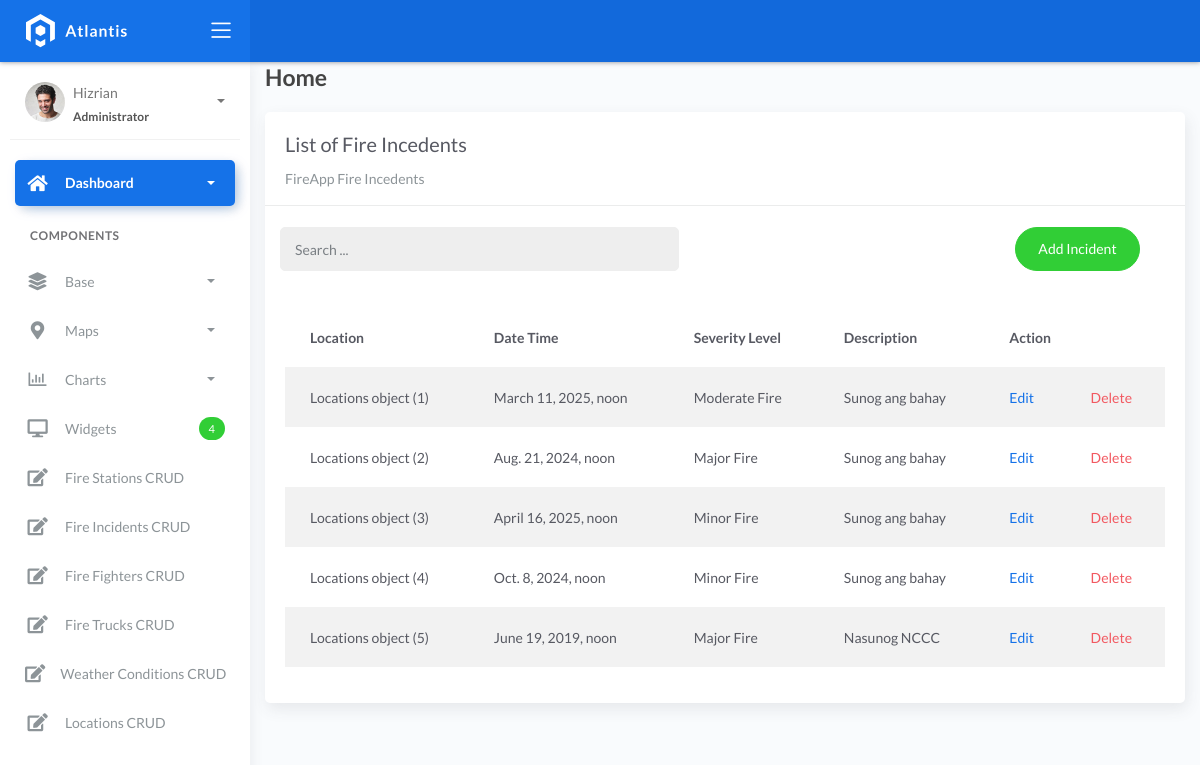
Page /incidentlist on the earlier database version.
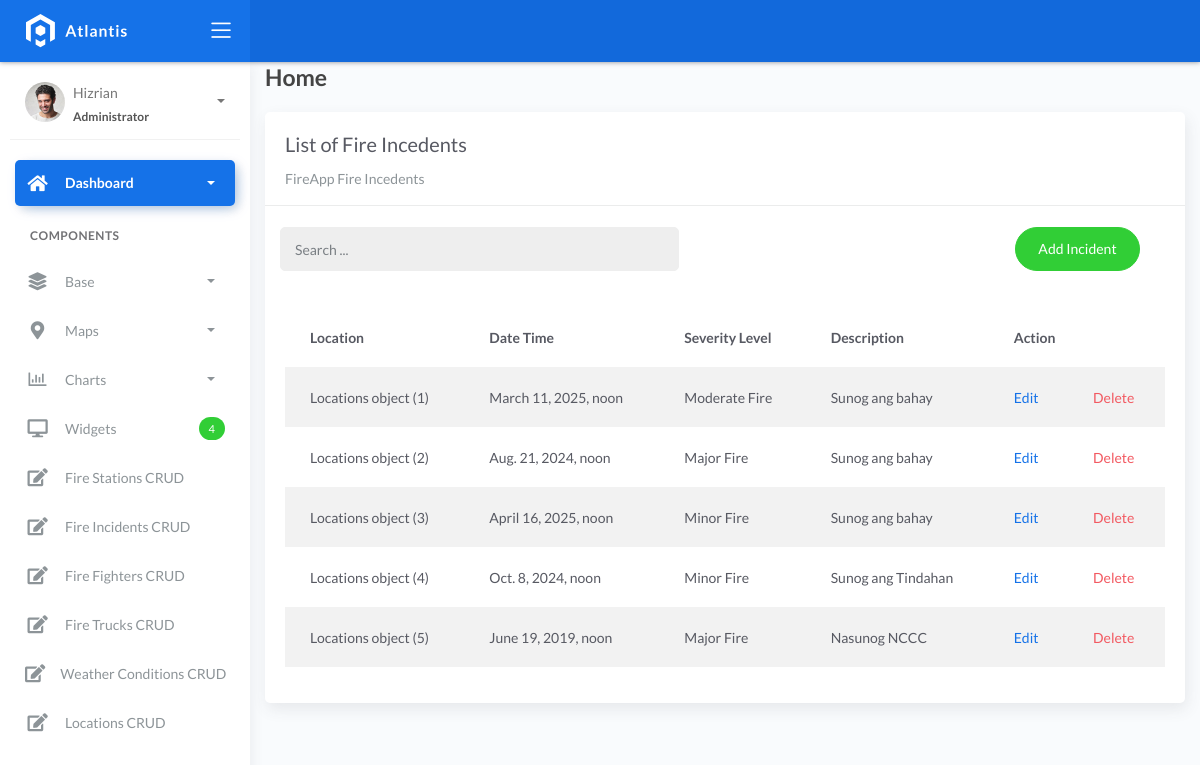
Same page on the later database version.
### fire/models.py (models this page shows)
class BaseModel(models.Model):
    created_at = models.DateTimeField(auto_now_add=True, db_index=True)
    updated_at = models.DateTimeField(auto_now=True)
    class Meta:
        abstract = True

class Incident(BaseModel):
    SEVERITY_CHOICES = (
        ('Minor Fire', 'Minor Fire'),
        ('Moderate Fire', 'Moderate Fire'),
        ('Major Fire', 'Major Fire'),
    )
    location = models.ForeignKey(Locations, on_delete=models.CASCADE)
    date_time = models.DateTimeField(blank=True, null=True)
    severity_level = models.CharField(max_length=45, choices=SEVERITY_CHOICES)
    description = models.CharField(max_length=250)

class Locations(BaseModel):
    name = models.CharField(max_length=150)
    latitude = models.DecimalField(
        max_digits=22, decimal_places=16, null=True, blank=True)
    longitude = models.DecimalField(
        max_digits=22, decimal_places=16, null=True, blank=True)
    address = models.CharField(max_length=150)
    city = models.CharField(max_length=150)  # can be in separate table
    country = models.CharField(max_length=150)  # can be in separate table

### fire/views.py (the view)
# urls.py: path('incidentlist', IncidentList.as_view(), name='incident-list'),
class IncidentList(ListView):
    model = Incident
    context_object_name = 'incident'
    template_name = "listincidents.html"
    paginate_by = 5
    def get_queryset(self, *args, **kwargs):
        qs = super(IncidentList, self).get_queryset(*args, **kwargs)
        if self.request.GET.get("q") != None:
            query = self.request.GET.get('q')
            qs = qs.filter(Q(location__name__icontains=query) |
            Q(date_time__icontains=query) | Q(severity_level__icontains=query))
        return qs

### templates/listincidents.html (shortened to what this page needs)
{% extends 'base.html' %} {% load static %} {% block content %}
<div class="content">
    <div class="container-fluid">
        <h4 class="page-title">Home</h4>
        <div class="row">
            <div class="col-md-12">
                <div class="card">
                    <div class="card-header">
                        <div class="card-title">List of Fire Incedents</div>
                        <div class="card-category">FireApp Fire Incedents</div>
                    </div>
                    <br>
                        <div class="col-md-12 row">
                            <div class="col-md-6">
                                <form action="" class="navbar-left navbar-form nav-search mr-md-3" action="{% url 'incident-list' %}">
                                    <div class="input-group">
                                        <input type="text" placeholder="Search ..." class="form-control" name="q">
                                        <div class="input-group-append">
                                        <span class="input-group-text">
                                        </span>
                                        </div>
                                    </div>
                                </form>
                            </div>
                            <div class="col-md-6">
                                <div class="pull-right">
                                    <a href="{% url 'incident-add' %}" class="btn btn-success btn-rounded">Add Incident</a>
                                </div>
                            </div>
                        </div>
                    <div class="card-body">
                        <table class="table table-striped mt-3">
                            <thead>
                                <tr>
                                    <th scope="col">Location</th>
                                    <th scope="col">Date Time</th>
                                    <th scope="col">Severity Level</th>
                                    <th scope="col">Description</th>
                                    <th scope="col" colspan="2">Action</th>
                                </tr>
                            </thead>
                            <tbody>
                                {% for object in object_list %}
                                <tr>
                                    <td>{{ object.location }}</td>
                                    <td>{{ object.date_time }}</td>
                                    <td>{{ object.severity_level }}</td>
                                    <td>{{ object.description }}</td>
                                    <td><a href="incidentlist/{{ object.id }}">Edit</a></td>
                                    <td><a href="incidentlist/{{ object.id }}/delete" class="text-danger">Delete</a></td>
                                </tr>
                                {% empty %}
                                <tr>
                                    <td colspan="4" style="text-align: center">
                                    <p class="text-sm font-weight-bold mb-0">No Records Found</p>
                                    </td>
                                </tr>
                                {% endfor %}
                            </tbody>
                        </table>
                    </div>
                </div>
            </div>
        </div>
    </div>
</div>
{% endblock %}

Differences in the rows shown:
changed Incident "Locations object (4)": description "Sunog ang bahay" → "Sunog ang Tindahan"
